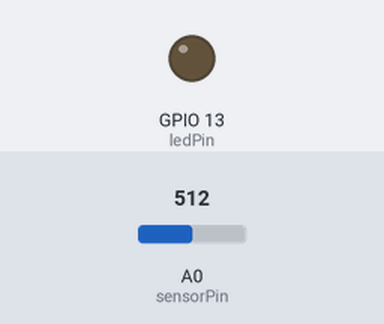
This sketch was run on a simulated ESP8266 (NodeMCU). Shown: output pins drawn as LEDs (lit = HIGH). The test bench sets the inputs (shaded band); at power-on: A0 (sensorPin) = 512. WiFi joins after 1.5 s; servers stay silent unless stated; uploads are accepted with an empty reply; what the sketch prints to the serial monitor is not drawn.

Above: at 5.2 s.
5.3 s: A0 (sensorPin) set to 885
6.8 s: A0 (sensorPin) set to 917
At 8.0 s:
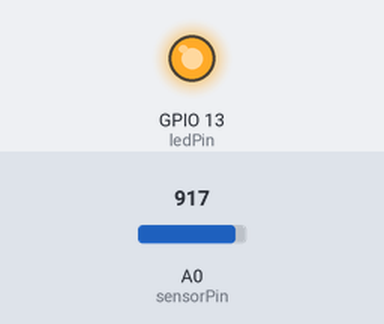
Timing chart, 0 to 9.8 s (numbered marks = the images above; inputs shaded):
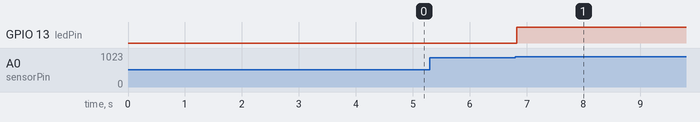

Measured:
- the behaviour switches between 900 and 901 on A0 (sensorPin) (found by bisection; images 0 and 1)
- after the input at 5.3 s, every drawn part: stays the same
- after the input at 6.8 s, GPIO 13 (ledPin): LOW → HIGH at once

The sketch:

LightDetection.ino.ino
```cpp
#include <Arduino.h>

#include <ESP8266WiFi.h>
#include <ESP8266WiFiMulti.h>
#include <ESP8266HTTPClient.h>

#define USE_SERIAL Serial

ESP8266WiFiMulti WiFiMulti;
int sensorPin = A0;    // select the input pin for the potentiometer
int ledPin = 13;      // select the pin for the LED
int sensorValue = 0;  // variable to store the value coming from the sensor
int crossingTrain[5] = {0};
int i = 0;
int itrArray = 0;
bool flag = true;
double moyenneLuminosite = 0.0;
const char* sensorID = "123456789";

void setup() {
  Serial.begin(115200);
  // declare the ledPin as an OUTPUT:
  pinMode(ledPin, OUTPUT);

  for(uint8_t t = 4; t > 0; t--) {
        USE_SERIAL.printf("[SETUP] WAIT %d...\n", t);
        USE_SERIAL.flush();
        delay(1000);
    }

    WiFiMulti.addAP("LPDW-IOT", "LPDWIOTROUTER2015");
}

//Clean un tableau d'entiers
void reinitArray(int arrayToClean[], int size){
  for(int p = 0; p <= size; p++)
  {
    arrayToClean[p] = 0;
  }
}

//Calcul la moyenne
double moyenneTableau(int tableau[], int tailleTableau){
    int j = 0, somme = 0;
    double moyenne = 0;

    for(j = 0; j < tailleTableau; j++)
    {
        somme = somme + tableau[j];
    }

    moyenne = somme / j;

    return moyenne;
}

void reinitFlag (){
    flag = false;
    delay(3000);
    flag = true;
}

void loop() {
  // read the value from the sensor:
  sensorValue = analogRead(sensorPin);

  //If the train is there, push value in crossingTrain array
  if(sensorValue < 1030 && sensorValue > 900 && itrArray <= 5){
    crossingTrain[itrArray] = sensorValue;
    itrArray++;

    if(itrArray == 5){
      moyenneLuminosite = moyenneTableau(crossingTrain, 5);

      if(moyenneLuminosite <1000 && moyenneLuminosite > 900 && flag == true){
        digitalWrite(ledPin, HIGH);

        if((WiFiMulti.run() == WL_CONNECTED)) {

                HTTPClient http;
                USE_SERIAL.print("[HTTP] begin...\n");
                // configure traged server and url
                http.begin("http://192.168.1.222/data"); //HTTP

                USE_SERIAL.print("[HTTP] POST...\n");
                // start connection and send HTTP header
                http.addHeader("Content-Type", "application/x-www-form-urlencoded");
                //http.POST("title=foo&value=1");
                http.POST(sensorID);
                http.writeToStream(&Serial);
                http.end();
            }
        reinitFlag();
      }
      reinitArray(crossingTrain, 5);
      itrArray = 0;
    }
  }
  else{
    digitalWrite(ledPin, LOW);
  }
  delay(5);
}
```
